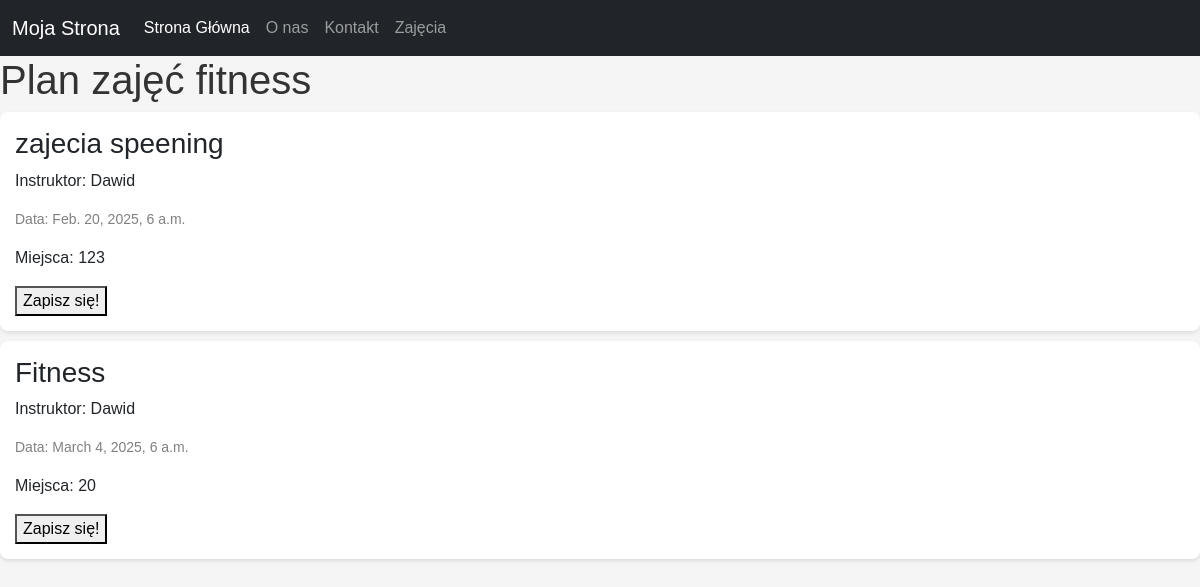
The page /zajecia/ on the database as committed earlier.
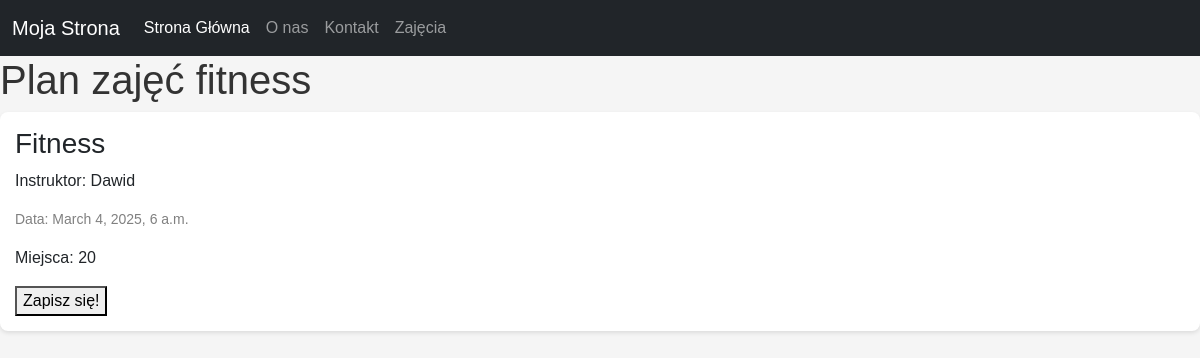
The same page on the database as committed later.
### zajecia/models.py (models this page shows, shortened)
class ZajecieFitness(models.Model):
    nazwa = models.CharField(max_length=100)
    instruktor = models.CharField(max_length=100)
    data = models.DateTimeField()
    liczba_miejsc = models.PositiveIntegerField()

### zajecia/views.py (the view)
# urls.py: path('', views.lista_zajec, name='lista_zajec'),
def lista_zajec(request):
    zajecia  = ZajecieFitness.objects.all()
    return render(request, 'zajecia/lista_zajec.html', {'zajecia': zajecia})

### fitnessapp/templates/zajecia/lista_zajec.html (shortened to what this page needs)
<!DOCTYPE html>
<html lang="pl">
<head>
    <link href="https://cdn.jsdelivr.net/npm/bootstrap@5.3.3/dist/css/bootstrap.min.css" rel="stylesheet">
</head>
<body>
    <nav class="navbar navbar-expand-lg navbar-dark bg-dark">
        <div class="container-fluid">
            <a class="navbar-brand" href="{% url 'firstpage' %}">Moja Strona</a>
            <div class="collapse navbar-collapse" id="navbarNav">
                <ul class="navbar-nav">
                    <li class="nav-item">
                        <a class="nav-link active" href="{% url 'firstpage' %}">Strona Główna</a>
                    </li>
                    <li class="nav-item">
                        <a class="nav-link" href="#">O nas</a>
                    </li>
                    <li class="nav-item">
                        <a class="nav-link" href="#">Kontakt</a>
                    </li>
                    <li class="nav-item">
                        <a class="nav-link" href="{% url 'lista_zajec' %}">Zajęcia</a>
                    </li>
                </ul>
            </div>
        </div>
    </nav>
    <h1>Plan zajęć fitness</h1>
    {% for zajecie in zajecia %}
        <div class="zajecie">
            <h3>{{ zajecie.nazwa }}</h3>
            <p>Instruktor: {{ zajecie.instruktor }}</p>
            <p class="data">Data: {{ zajecie.data }}</p>
            <p>Miejsca: {{ zajecie.liczba_miejsc }}</p>
            <button>Zapisz się!</button>
        </div>
    {% empty %}
        <p>Brak zajęć.</p>
    {% endfor %}
</body>
</html>

Rows that differ between the two databases and show on the page:
removed ZajecieFitness: nazwa "zajecia speening", instruktor "Dawid", data "Feb. 20, 2025, 6 a.m.", liczba_miejsc "123"
